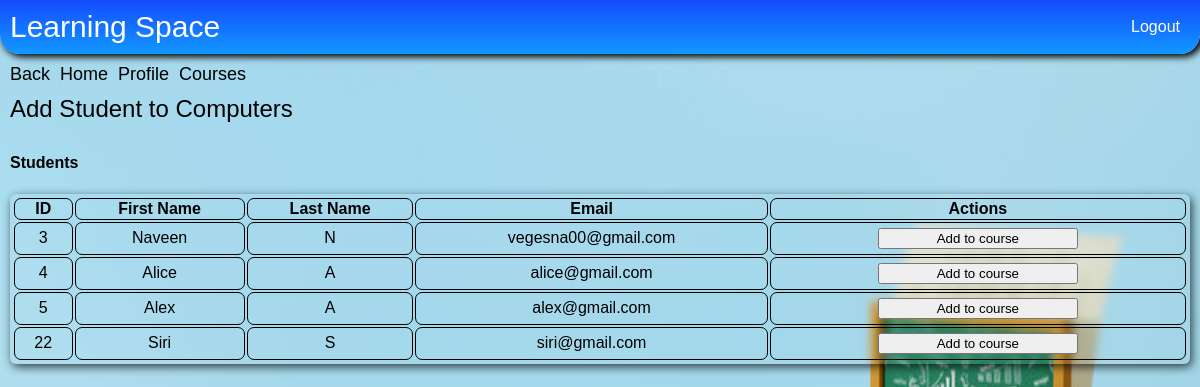
Page /course/add-students?course_id=3 (signed in) on the committed database.
### e_learn/models.py (models this page shows)
class Course(models.Model):
    name = models.CharField(max_length=60)
    description = models.TextField(default=None, null=True, blank=True)
    institution = models.ForeignKey(Institution, on_delete=models.CASCADE)

class User(AbstractUser):
    is_student = models.BooleanField(default=False)
    is_instructor = models.BooleanField(default=False)
    is_institution = models.BooleanField(default=False)

### e_learn/views.py (the view)
# urls.py: path('course/add-students', views.display_add_students_to_course, name='add_students_to_course'),
@login_required(login_url="institution_login")
def display_add_students_to_course(request):
    msg = None
    if request.method == 'POST':
        course_id = request.POST.get('course_id')
        user_id = request.POST.get('user_id')
        course_details = Course.objects.get(id=int(course_id))
        user_details = User.objects.get(id=user_id)
        new_relation = UserCourseRelation(user=user_details, course=course_details, is_student=True)
        new_relation.save()
        is_premium_user = check_user_plan(request.user, True)
        if is_premium_user:
            msg = "Student added to course successfully."
            email_data = "Now you can access the course '{}' in the Learning Space through  http://127.0.0.1:8000/login".format(
                course_details.name)
            send_email([user_details.email], email_data, "add_student_to_course")
    else:
        course_id = request.GET.get('course_id')
        course_details = Course.objects.get(id=course_id)
    data = institution_users(request, "student")
    if not data["users_exist"]:
        return render(request, 'student_signup.html',
                      {"msg": 'Students not registered in the institution yet, try registering a new student!'})
    relations = UserCourseRelation.objects.filter(course=course_details)
    students_lst = []
    relations_user = []
    for relation in relations:
        relations_user.append(relation.user)
    for user in data["users_lst"]:
        if user not in relations_user:
            students_lst.append(user)
    if len(relations) != 0 and len(students_lst) == 0:
        return render(request, 'add_students_to_course.html',
                      {'course_details': course_details, 'msg': "No new students to add to this course."})
    if len(relations) == 0:
        students_lst = data["users_lst"]
    if msg is not None:
        return render(request, 'add_students_to_course.html',
                      {"course_details": course_details, "students_lst": students_lst,
                       "student_exists": data["users_exist"], "msg": msg})
    return render(request, 'add_students_to_course.html',
                  {"course_details": course_details, "students_lst": students_lst,
                   "student_exists": data["users_exist"]})

### e_learn/views.py (called while the page is built)
def institution_users(request, user_type):
    current_institution = Institution.objects.get(user=request.user)
    users_exist = False
    users_lst = []
    try:
        if user_type == "student":
            details_lst = UserInstitutionRelation.objects.filter(institution=current_institution, is_student=True)
        else:
            details_lst = UserInstitutionRelation.objects.filter(institution=current_institution, is_instructor=True)
        for i in details_lst:
            users_lst.append(i.user)
        if len(users_lst) != 0:
            users_exist = True
        return {"users_exist": users_exist, "users_lst": users_lst}
    except Exception as e:
        return {"users_exist": users_exist, "users_lst": users_lst}

### e_learn/templates/add_students_to_course.html (shortened to what this page needs)
{% extends "base_loggedIn.html" %}
{% block body %}
    {% load static %}
    <link rel="stylesheet" type="text/css" href="{% static 'css/table_pages.css' %}"/>
    <div class="course-list-page">
        <div class="course-list-header">
            <a href="{% url 'complete_course_details' %}?course_id={{ course_details.id }}">Back</a>
            <a href="{% url 'institution_home' %}">Home</a>
            <a href="{% url 'institution_home' %}?request_profile=True">Profile</a>
            <a href="{% url 'course_list' %}">Courses</a>
        </div>
        <span class="title"> Add Student to {{ course_details.name }}</span>
        {% if student_exists %}
            <h4>Students</h4>
            <table class="table-class">
                <thead>
                <tr>
                    <th scope="col" style="border: 1px solid black;"> ID</th>
                    <th scope="col" style="border: 1px solid black;"> First Name</th>
                    <th scope="col" style="border: 1px solid black;"> Last Name</th>
                    <th scope="col" style="border: 1px solid black;"> Email</th>
                    <th scope="col" style="border: 1px solid black;"> Actions</th>
                </tr>
                </thead>
                <tbody>
                {% for user in students_lst %}
                    <tr>
                        <td style="border: 1px solid black;padding: 5px" align="center">{{ user.id }}</td>
                        <td style="border: 1px solid black;padding: 5px" align="center">{{ user.first_name }}</td>
                        <td style="border: 1px solid black;padding: 5px" align="center">{{ user.last_name }}</td>
                        <td style="border: 1px solid black;padding: 5px" align="center">{{ user.email }}</td>
                        <td style="border: 1px solid black;padding: 5px" align="center">
                            <form action="{% url 'add_students_to_course' %}" method="POST"> {% csrf_token %}
                                <button type="submit">Add to course</button>
                            </form>
                        </td>
                    </tr>
                {% endfor %}
                </tbody>
            </table>
            </div>
        {% endif %}
{% endblock %}

### e_learn/static/css/base_loggedIn.css (style rules this page uses)
body { margin: 0px; background-image: url('../assets/book.jpeg'); background-size: 100% 100%; background-repeat: no-repeat; background-position: center center; height: 100vh; width: 100vw; font-family: Arial, sans-serif; color: black; }

### e_learn/static/css/table_pages.css (style rules this page uses)
.course-list-page { display: flex; flex-direction: column; }
.course-list-page .course-list-header { display: flex; font-size: 18px; }
.course-list-page .course-list-header > a { text-decoration: none; color: #000000; padding-right: 10px; }
.course-list-page .title { font-size: 24px; padding: 10px 0; }
.course-list-page button { width: 200px; }
.course-list-page .table-class { border-radius: 6px; padding: 2px; backdrop-filter: blur(4px); -webkit-backdrop-filter: blur(4px); box-shadow: 2px 3px 10px 0px rgba(0, 0, 0, 0.71); -webkit-box-shadow: 2px 3px 10px 0px rgba(0, 0, 0, 0.71); -moz-box-shadow: 2px 3px 10px 0px rgba(0, 0, 0, 0.71); }
.course-list-page .table-class tr, .course-list-page .table-class th, .course-list-page .table-class td { border-radius: 7px; }

### rows in the picture
Course: name "Computers"
User: id "3", first_name "Naveen", last_name "N", email "vegesna00@gmail.com"
User: id "4", first_name "Alice", last_name "A", email "alice@gmail.com"
User: id "5", first_name "Alex", last_name "A", email "alex@gmail.com"
User: id "22", first_name "Siri", last_name "S", email "siri@gmail.com"
